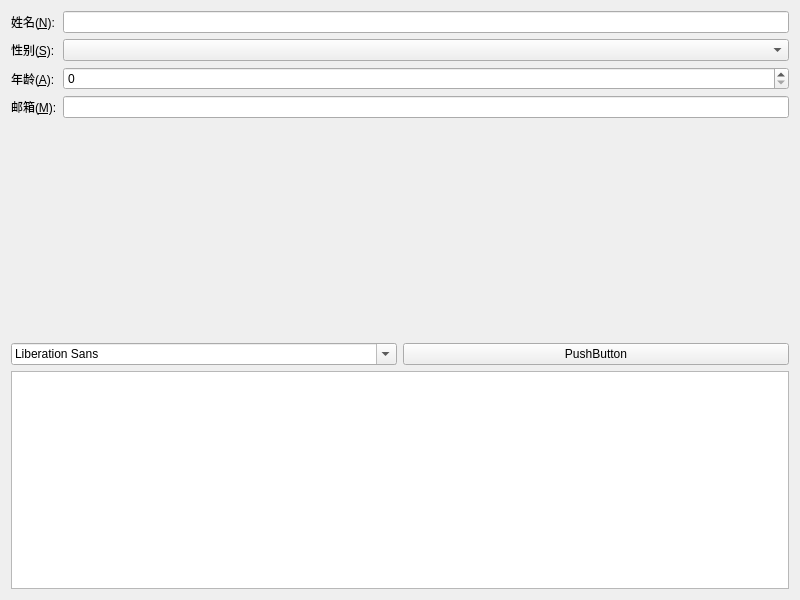
<?xml version="1.0" encoding="UTF-8"?>
<ui version="4.0">
 <class>MyWidget</class>
 <widget class="QWidget" name="MyWidget">
  <property name="geometry">
   <rect>
    <x>0</x>
    <y>0</y>
    <width>800</width>
    <height>600</height>
   </rect>
  </property>
  <property name="windowTitle">
   <string>MyWidget</string>
  </property>
  <layout class="QVBoxLayout" name="verticalLayout">
   <item>
    <layout class="QFormLayout" name="formLayout">
     <item row="0" column="0">
      <widget class="QLabel" name="nLabel">
       <property name="text">
        <string>姓名(&amp;N):</string>
       </property>
       <property name="buddy">
        <cstring>nLineEdit</cstring>
       </property>
      </widget>
     </item>
     <item row="0" column="1">
      <widget class="QLineEdit" name="nLineEdit"/>
     </item>
     <item row="1" column="0">
      <widget class="QLabel" name="sLabel">
       <property name="text">
        <string>性别(&amp;S):</string>
       </property>
       <property name="buddy">
        <cstring>sComboBox</cstring>
       </property>
      </widget>
     </item>
     <item row="1" column="1">
      <widget class="QComboBox" name="sComboBox"/>
     </item>
     <item row="2" column="0">
      <widget class="QLabel" name="aLabel">
       <property name="text">
        <string>年龄(&amp;A):</string>
       </property>
       <property name="buddy">
        <cstring>aSpinBox</cstring>
       </property>
      </widget>
     </item>
     <item row="2" column="1">
      <widget class="QSpinBox" name="aSpinBox"/>
     </item>
     <item row="3" column="0">
      <widget class="QLabel" name="mLabel">
       <property name="text">
        <string>邮箱(&amp;M):</string>
       </property>
       <property name="buddy">
        <cstring>mLineEdit</cstring>
       </property>
      </widget>
     </item>
     <item row="3" column="1">
      <widget class="QLineEdit" name="mLineEdit"/>
     </item>
    </layout>
   </item>
   <item>
    <spacer name="verticalSpacer">
     <property name="orientation">
      <enum>Qt::Vertical</enum>
     </property>
     <property name="sizeHint" stdset="0">
      <size>
       <width>20</width>
       <height>212</height>
      </size>
     </property>
    </spacer>
   </item>
   <item>
    <layout class="QHBoxLayout" name="horizontalLayout">
     <item>
      <widget class="QFontComboBox" name="fontComboBox"/>
     </item>
     <item>
      <widget class="QPushButton" name="pushButton">
       <property name="text">
        <string>PushButton</string>
       </property>
      </widget>
     </item>
    </layout>
   </item>
   <item>
    <widget class="QTextEdit" name="textEdit"/>
   </item>
  </layout>
 </widget>
 <resources/>
 <connections/>
</ui>
